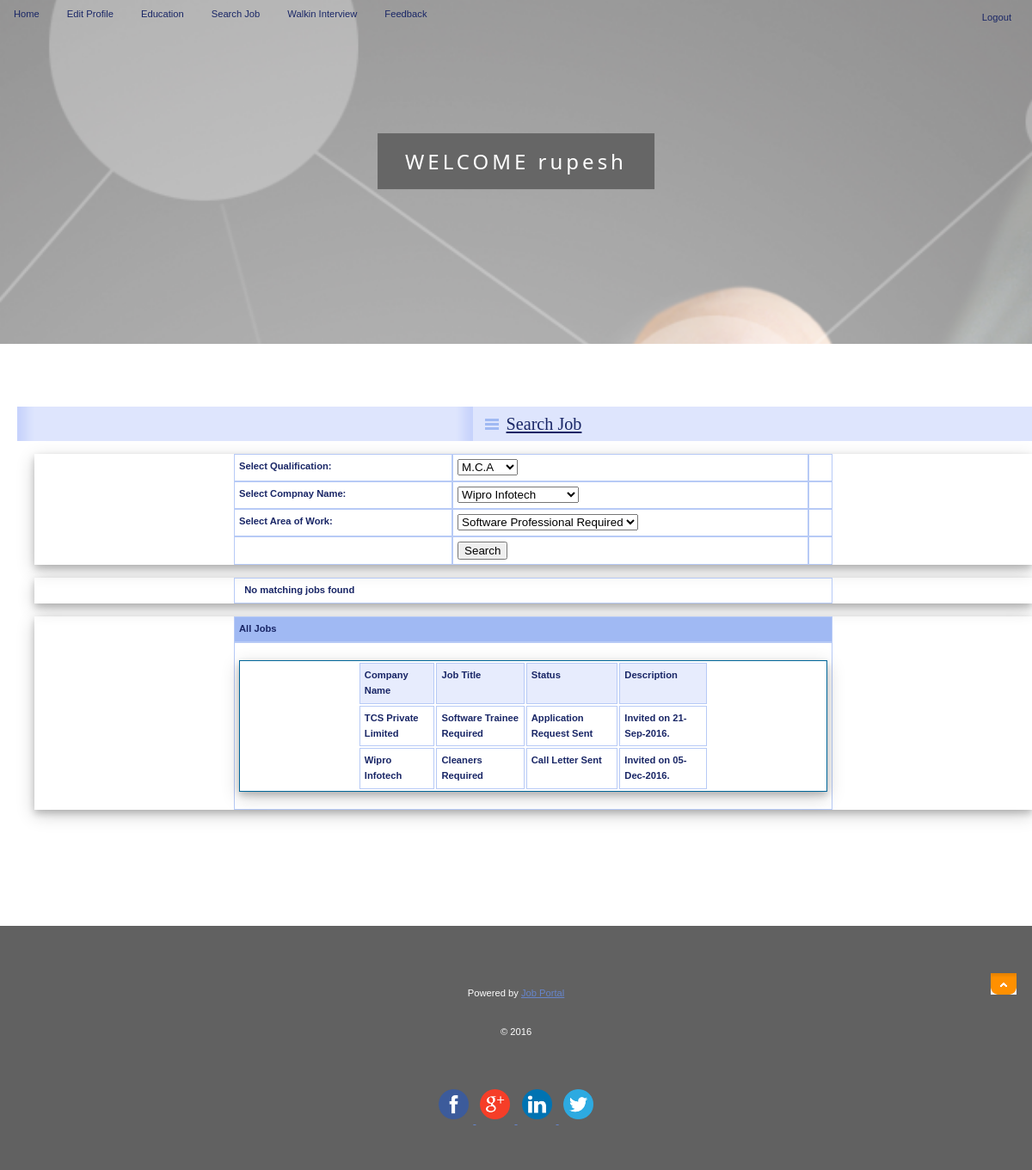
Screenshot of /JobSeeker/SearchJob.php (signed in) with the database file from the repository.
### tables this page shows
CREATE TABLE IF NOT EXISTS `application_master` (`ApplicationId` int(11) NOT NULL AUTO_INCREMENT, `JobSeekId` int(11) NOT NULL, `JobId` int(11) NOT NULL,  `Status` varchar(30) NOT NULL, `Description` varchar(200) NOT NULL, PRIMARY KEY (`ApplicationId`));

CREATE TABLE IF NOT EXISTS `job_master` (
  `JobId` int(11) NOT NULL AUTO_INCREMENT,
  `CompanyName` varchar(20) NOT NULL,
  `JobTitle` varchar(50) NOT NULL,
  `Vacancy` int(11) NOT NULL,
  `MinQualification` varchar(50) NOT NULL,
  `Description` varchar(200) NOT NULL,
  PRIMARY KEY (`JobId`)
);

### includes/MySQLFunc.php (called while the page is built, shortened)
<?php
	if (function_exists("mysqli_connect")) {
		function sqlquery($query) {
			global $sql_connection;
			return $sql_connection->query($query);
		}
		function sqlfetcharray($result){
			if($result){
				return mysqli_fetch_array($result);
			}
			else
			{	return Array();	}
		}
		function sqlnumrows($result){
			return mysqli_num_rows($result);
		}
	}
?>

### JobSeeker/SearchJob.php (the view, shortened to what this page needs)
<?php require_once('../includes/MySQLFunc.php');
	$sql_connection=sqlconnect();?>
<?php
if (!function_exists("GetSQLValueString")) {
function GetSQLValueString($theValue, $theType, $theDefinedValue = "", $theNotDefinedValue = "")
{
  $theValue = get_magic_quotes_gpc() ? stripslashes($theValue) : $theValue;
  switch ($theType) {
    case "text":
      $theValue = ($theValue != "") ? "'" . $theValue . "'" : "NULL";
      break;
  }
  return $theValue;
}
}
$query_Recordset1 = "SELECT MinQualification FROM job_master";
$Recordset1 = sqlquery($query_Recordset1);
$row_Recordset1 = sqlfetcharray($Recordset1);
$query_Recordset4 = "SELECT distinct CompanyName FROM job_master";
$Recordset4 = sqlquery($query_Recordset4);
$row_Recordset4 = sqlfetcharray($Recordset4);
$query_Recordset5 = "SELECT distinct JobTitle FROM job_master";
$Recordset5 = sqlquery($query_Recordset5);
$row_Recordset5 = sqlfetcharray($Recordset5);
$colname_Recordset2 = "-1";
$colname2_Recordset2 = "-1";
$colname3_Recordset2 = "-1";
$query_Recordset2 = sprintf("SELECT * FROM job_master WHERE MinQualification = %s and CompanyName=%s and JobTitle=%s", GetSQLValueString($colname_Recordset2, "text"),GetSQLValueString($colname2_Recordset2, "text"),GetSQLValueString($colname3_Recordset2, "text"));
$Recordset2 = sqlquery($query_Recordset2);
$row_Recordset2 = sqlfetcharray($Recordset2);
$totalRows_Recordset2 = sqlnumrows($Recordset2);
?>
<!DOCTYPE html>
<html  lang="cs">
<head>
    <link rel="stylesheet" media="screen,projection" type="text/css" href="./css/main.css" />
    <link rel="stylesheet" media="print" type="text/css" href="./css/print.css" />
    <link rel="stylesheet" media="aural" type="text/css" href="./css/aural.css" />
</head>
<body id="www-url-cz">
<div id="main" class="box">
<?php
include "Header.php"
?>
<?php
include "menu.php"
?>
    <div id="page" class="box">
    <div id="page-in" class="box">
        <div id="strip" class="box noprint">
            <p id="breadcrumbs">&nbsp;</p>
        </div>
        <div id="content">
            <div class="article">
                <h2><span><a href="#">Search Job</a></span></h2>
                <form id="form1" method="post" action="SearchJob.php">
                  <table width="100%" border="0" cellspacing="0" cellpadding="0">
                    <tr>
                      <td><strong>Select Qualification:</strong></td>
                      <td><label>
                      <select name="cmbQual" id="cmbQual">
                        <?php
do {
?>
                        <option value="<?php echo $row_Recordset1['MinQualification']?>"><?php echo $row_Recordset1['MinQualification']?></option>
                        <?php
} while ($row_Recordset1 = sqlfetcharray($Recordset1));
?>
                      </select>
                      </label></td>
                      <td><label></label></td>
                    </tr>
                    <tr>
                      <td><strong>Select Compnay Name:</strong></td>
                      <td><label>
                        <select name="cmbCompany" id="cmbCompany">
                          <?php
do {
?>
                          <option value="<?php echo $row_Recordset4['CompanyName']?>"><?php echo $row_Recordset4['CompanyName']?></option>
                          <?php
} while ($row_Recordset4 = sqlfetcharray($Recordset4));
?>
                        </select>
                      </label></td>
                      <td>&nbsp;</td>
                    </tr>
                    <tr>
                      <td><strong>Select Area of Work:</strong></td>
                      <td><label>
                        <select name="cmbArea" id="cmbArea">
                          <?php
do {
?>
                          <option value="<?php echo $row_Recordset5['JobTitle']?>"><?php echo $row_Recordset5['JobTitle']?></option>
                          <?php
} while ($row_Recordset5 = sqlfetcharray($Recordset5));
?>
                      </select>
                      </label></td>
                      <td>&nbsp;</td>
                    </tr>
                    <tr>
                      <td>&nbsp;</td>
                      <td><input type="submit" name="button" id="button" value="Search" /></td>
                      <td>&nbsp;</td>
                    </tr>
                  </table>
              </form>
                <table width="100%" border="0" cellspacing="0" cellpadding="0">
                  <tr>
                    <td width="100%">&nbsp;
                        <?php
						if ($totalRows_Recordset2!=0)
						{
						do { ?>
                          <table width="100%" border="0" cellpadding="0" cellspacing="0">
                          <tr>
                          <td><strong>JobId</strong></td>
                          <td><strong><?php echo $row_Recordset2['JobId']; ?></strong></td>
                          </tr>
                          <tr>
                          <td><strong>CompanyName</strong></td>
                          <td><strong><?php echo $row_Recordset2['CompanyName']; ?></strong></td>
                          </tr>
                          <tr>
                          <td><strong>JobTitle</strong></td>
                          <td><strong><?php echo $row_Recordset2['JobTitle']; ?></strong></td>
                          </tr>
                          <tr>
                          <td><strong>Vacancy</strong></td>
                          <td><strong><?php echo $row_Recordset2['Vacancy']; ?></strong></td>
                          </tr>
                          <tr>
                          <td><strong>MinQualification</strong></td>
                           <td><strong><?php echo $row_Recordset2['MinQualification']; ?></strong></td>
                           </tr>
                           <tr>
                          <td><strong>Description</strong></td>
                          <td><strong><?php echo $row_Recordset2['Description']; ?></strong></td>
                        </tr>
                           <tr>
                             <td>&nbsp;</td>
                             <td><a href="Apply.php?JobId=<?php echo $row_Recordset2['JobId'];?>"><strong>Apply For Job</strong></a></td>
                           </tr>
                        </table>
                        <?php } while ($row_Recordset2 = sqlfetcharray($Recordset2));
						  ?>
                      </table>
                      <?php
			  }
			else{
			?>
				<strong>No matching jobs found</strong>
			<?php	}?>
                      	</td>
                  </tr>
                </table>
                <table width="100%" border="0" cellspacing="0" cellpadding="0">
                  <tr>
                    <td bgcolor="#A0B9F3"><strong>All Jobs</strong></td>
                  </tr>
                  <tr>
                    <td><table width="100%" border="1" cellpadding="1" cellspacing="2" bordercolor="#006699" >
                      <tr>
                        <th height="32" bgcolor="#006699" class="style3"><div align="left" class="style9 style5 style2"><strong>Company Name</strong></div></th>
                        <th bgcolor="#006699" class="style3"><div align="left" class="style9 style5 style2"><strong>Job Title</strong></div></th>
                        <th bgcolor="#006699" class="style3"><div align="left" class="style9 style5 style2"><strong>Status</strong></div></th>
                         <th bgcolor="#006699" class="style3"><div align="left" class="style9 style5 style2"><strong>Description</strong></div></th>
                      </tr>
                      <?php
$sql = "SELECT job_master.JobId, job_master.CompanyName, job_master.JobTitle, application_master.Status, application_master.JobSeekId, application_master.Description
FROM application_master, job_master
WHERE application_master.JobId=job_master.JobId and application_master.JobSeekId='".$_SESSION['ID']."'";
$result = sqlquery($sql);
while($row = sqlfetcharray($result))
{
$CompanyName=$row['CompanyName'];
$JobTitle=$row['JobTitle'];
$Status=$row['Status'];
$Description=$row['Description'];
?>
                      <tr>
                        <td class="style3"><div align="left" class="style9 style5"><strong><?php echo $CompanyName;?></strong></div></td>
                        <td class="style3"><div align="left" class="style9 style5"><strong><?php echo $JobTitle;?></strong></div></td>
                         <td class="style3"><div align="left" class="style9 style5"><strong><?php echo $Status;?></strong></div></td>
                         <td class="style3"><div align="left" class="style9 style5"><strong><?php echo $Description;?></strong></div></td>
                      </tr>
                      <?php
}
?>
	   </table></td>
                  </tr>
                </table>
                <p>&nbsp;</p>
                <p class="btn-more box noprint">&nbsp;</p>
          </div>
        </div>
    </div>
    </div>
<?php
include "footer.php"
?>
</body>
</html>

### JobSeeker/css/main.css (style rules this page uses)
* { min-height:1px; }
body { border:0; margin:0; padding:0; font:70%/160% "verdana",sans-serif; color:#192666; text-align:center; }
a { color:#192666; }
p { border:0; margin:15px 0; padding:0; line-height:30px; }
div { display:block; border:0; margin:0; padding:0; }
h1, h2, h3, h4, h5 { border:0; margin:15px 0 10px 0; padding:0; font-weight:bold; }
h2 { font-size:180%; line-height:100%; font-family:"georgia",serif; font-weight:normal; }
table { box-shadow: 0 4px 8px 0 rgba(0, 0, 0, 0.2), 0 6px 20px 0 rgba(0, 0, 0, 0.19); display:table; margin:15px 0; padding-left: 20%; padding-right: 20%; font-size:100%; }
tr { display:table-row; }
th, td { display: table-cell; border:1px solid #B7CAF6; margin:0; padding:5px; vertical-align:top; text-align:left; }
th { background:#E7ECFD; text-align:center; color:#192666; font-weight:bold; }
form { border:0; margin:0; padding:0; }
a, img, span { border:0; margin:0; padding:0; }
strong, .strong { font-weight:bold; }
.box { min-height:1px; _height:1px; }
.box:after { content:"."; display:block; line-height:0px; font-size:0px; visibility:hidden; clear:both; }
#main { width:100%; }
#page { width:100%; min-height:1px; _height:1px; }
#page-in { min-height:1px; padding:10px 0; _height:1px; }
#strip { position:relative; clear:both; padding:3px 20px 10px 20px; color:#6182D1; }
#strip p { margin:0; }
#strip #breadcrumbs { width:520px; margin:0; padding:0; }
#content { float:left; width:100%; margin:0; padding:0 0 0 20px; }
#content .article { clear:both; margin:0; padding:20px; }
#content .article h2 { margin:0 -20px; padding:10px; background:#DEE5FD url("../design/content_title_bg.gif") 0 0 repeat-y; color:#192666; }
#content .article h2 span { background:url("../design/ico_list.gif") 0 50% no-repeat; padding-left:25px; }
#content .article p { text-align:justify; }
#content .btn-more { margin:0 0 15px 0; padding:0; border:0; position:relative; }

### JobSeeker/css/print.css (style rules this page uses)
body { border:0; margin:0; padding:0; font-size:12pt }
a { color:#000; text-decoration:none; }
h1, h2, h3 { page-break-after:avoid; page-break-inside:avoid; }
table { border-collapse: collapse; border-width:1px; border-style:solid; }
th, td { display:table-cell; border-width:1px; border-style:solid; }
.noprint { display:none; }

### Employer/css/aural.css (style rules this page uses)
body { voice-family:paul,male; volume:loud; speech-rate:slow; richness:90; stress:20; }
h1, h2, h3, h4, h5 { cue-before:url("ping.au"); }
p, table { pause:50ms; }
strong { pitch:medium; pitch-range:60; stress:90; richness:90; }

### JobSeeker/SearchJob.php (style rules this page uses)
.style2 { font-weight: bold }
.style3 { font-weight: bold }

### rows the page displays
application_master: JobId.CompanyName "TCS Private Limited", JobId.JobTitle "Software Trainee Required", Status "Application Request Sent", Description "Invited on 21-Sep-2016."
application_master: JobId.CompanyName "Wipro Infotech", JobId.JobTitle "Cleaners Required", Status "Call Letter Sent", Description "Invited on 05-Dec-2016."

### other values shown
$_SESSION['Name'] "rupesh"
form field cmbQual "M.C.A"
form field cmbCompany "Wipro Infotech"
form field cmbArea "Software Professional Required"
